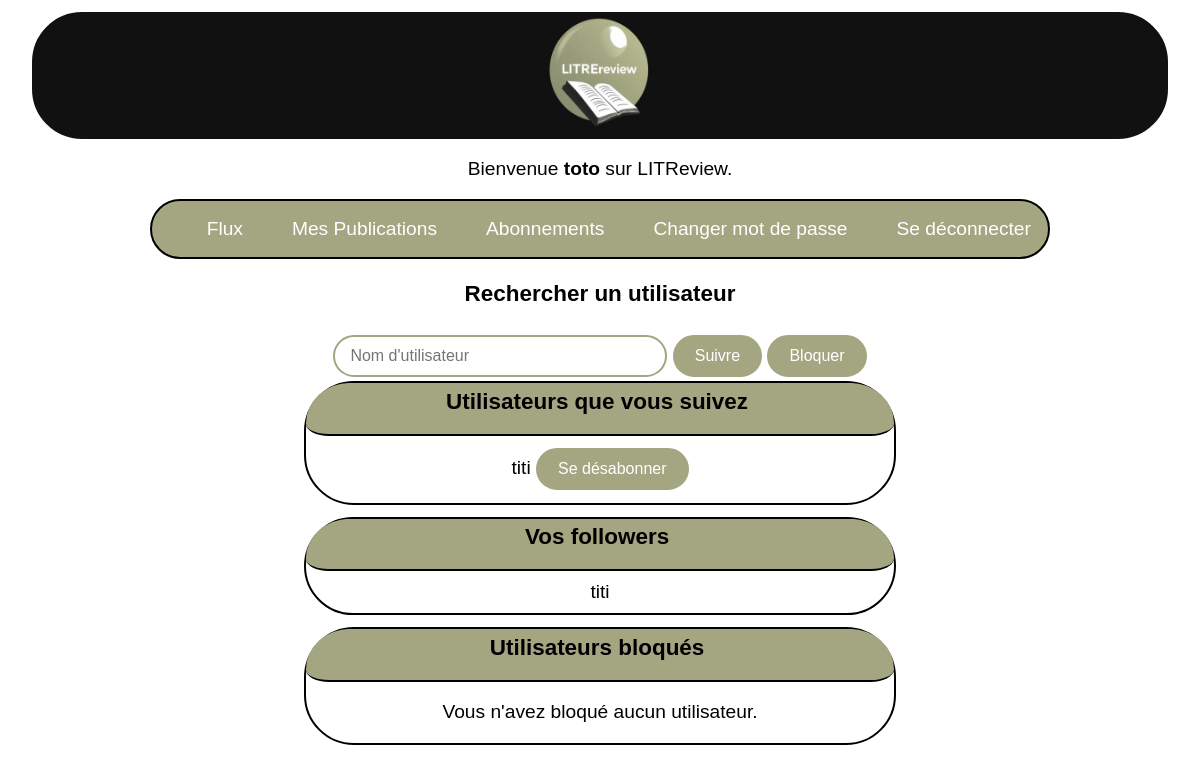
The page /block/ (signed in) on the database as committed earlier.
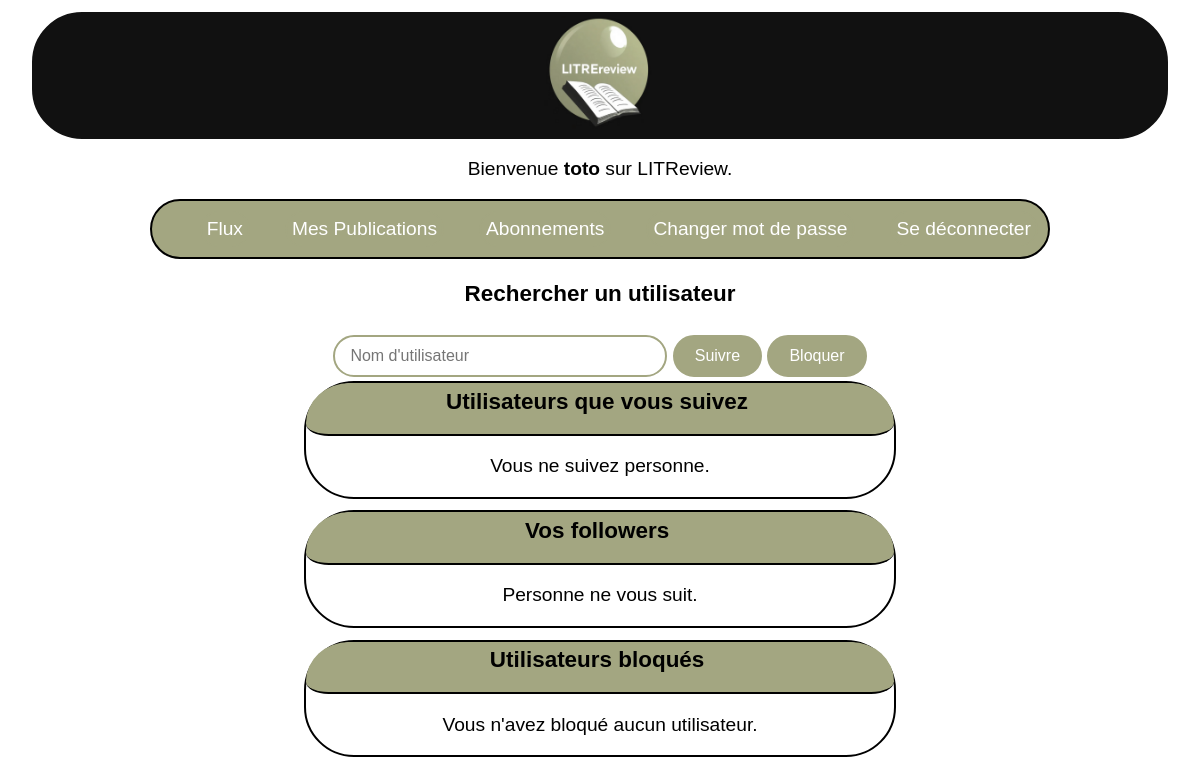
The same page on the database as committed later.
### LitReview/models.py (models this page shows)
class UserFollows(models.Model):
    user = models.ForeignKey(
        settings.AUTH_USER_MODEL,
        on_delete=models.CASCADE,
        related_name="following"
    )
    followed_user = models.ForeignKey(
        settings.AUTH_USER_MODEL,
        on_delete=models.CASCADE,
        related_name="followed_by"
    )
    class Meta:
        unique_together = ("user", "followed_user")

### authentication/models.py (models this page shows, shortened)
class User(AbstractBaseUser):
    username = models.CharField(max_length=100, unique=True)
    USERNAME_FIELD = "username"
    REQUIRED_FIELDS = []
    objects = UserManager()

### LitReview/views.py (the view, shortened to what this page needs)
# urls.py: path("block/", LitReview.views.blocked_user, name="blocked_user"),
@login_required
def blocked_user(request):
    user = request.user
    followed_users = UserFollows.objects.filter(user=user)
    followers = UserFollows.objects.filter(followed_user=user)
    blocked_users = BlockUser.objects.filter(user=user)
    context = {
        "user": user,
        "followed_users": followed_users,
        "followers": followers,
        "blocked_users": blocked_users,
    }
    return render(request, "LitReview/followers.html", context)

### LitReview/templates/LitReview/followers.html (shortened to what this page needs)
{% extends 'base.html' %}
{% block content %}
<h3>Rechercher un utilisateur</h3>
<div class="search_user">
    <div class="action-buttons">
        <input type="text" name="username" id="usernameInput" placeholder="Nom d'utilisateur" required>
        <form method="GET" action="{% url 'follow_user' %}" style="display: inline;">
            <button class="follow_button" type="submit">Suivre</button>
        </form>
        <form method="POST" action="{% url 'blocked_user' %}" style="display: inline;">
            <button class="block_button" type="submit">Bloquer</button>
        </form>
    </div>
</div>
<div class="users_followed">
    <h3>Utilisateurs que vous suivez</h3>
    <div class="follow">
        {% for follow in followed_users %}
            <div class="user-item">
                {{ follow.followed_user.username }}
                <form method="POST" action="{% url 'unfollow_user' %}" style="display:inline;">
                    <button class="unfollow_button" type="submit">Se désabonner</button>
                </form>
            </div>
        {% empty %}
            <p>Vous ne suivez personne.</p>
        {% endfor %}
    </div>
</div>
<div class="followed_users">
    <h3>Vos followers</h3>
    <div class="follow">
        {% for follow in followers %}
            <div class="user-item">
                {{ follow.user.username }}
            </div>
        {% empty %}
            <p>Personne ne vous suit.</p>
        {% endfor %}
    </div>
</div>
<div class="blocked_users">
    <h3>Utilisateurs bloqués</h3>
    <div class="block">
        {% for block in blocked_users %}
            <div class="user-item">
                {{ block.blocked_user.username }}
                <form method="POST" action="{% url 'unblock_user' %}" style="display:inline;">
                    {% csrf_token %}
                    <input type="hidden" name="unblock_username" value="{{ block.blocked_user.username }}">
                    <button class="unblock_button" type="submit">Débloquer</button>
                </form>
            </div>
        {% empty %}
            <p>Vous n'avez bloqué aucun utilisateur.</p>
        {% endfor %}
    </div>
</div>
{% endblock %}

Rows that differ between the two databases and show on the page:
removed UserFollows: followed_user.username "titi", shown under "Utilisateurs que vous suivez"
removed UserFollows: user.username "titi", shown under "Vos followers"
Other text that changed with them:
text now shown: "Vous ne suivez personne. Personne ne vous suit."
